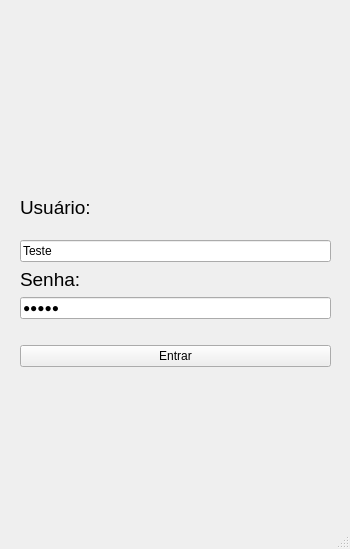
<?xml version="1.0" encoding="UTF-8"?>
<ui version="4.0">
 <class>Login</class>
 <widget class="QMainWindow" name="Login">
  <property name="geometry">
   <rect>
    <x>0</x>
    <y>0</y>
    <width>350</width>
    <height>549</height>
   </rect>
  </property>
  <property name="minimumSize">
   <size>
    <width>350</width>
    <height>549</height>
   </size>
  </property>
  <property name="maximumSize">
   <size>
    <width>350</width>
    <height>549</height>
   </size>
  </property>
  <property name="windowTitle">
   <string>To-Do</string>
  </property>
  <property name="windowIcon">
   <iconset resource="Imagens.qrc">
    <normaloff>:/new/IMG/Imagens/Icone Sem Fundopng.png</normaloff>:/new/IMG/Imagens/Icone Sem Fundopng.png</iconset>
  </property>
  <widget class="QWidget" name="centralwidget">
   <widget class="QLabel" name="label_4">
    <property name="geometry">
     <rect>
      <x>90</x>
      <y>30</y>
      <width>161</width>
      <height>151</height>
     </rect>
    </property>
    <property name="text">
     <string/>
    </property>
    <property name="pixmap">
     <pixmap resource="Imagens.qrc">:/new/IMG/Imagens/Icone Sem Fundopng.png</pixmap>
    </property>
    <property name="scaledContents">
     <bool>true</bool>
    </property>
   </widget>
   <widget class="QWidget" name="layoutWidget">
    <property name="geometry">
     <rect>
      <x>20</x>
      <y>180</y>
      <width>311</width>
      <height>187</height>
     </rect>
    </property>
    <layout class="QVBoxLayout" name="verticalLayout_3">
     <item>
      <layout class="QVBoxLayout" name="verticalLayout">
       <item>
        <widget class="QLabel" name="label">
         <property name="font">
          <font>
           <pointsize>14</pointsize>
          </font>
         </property>
         <property name="text">
          <string>Usuário:</string>
         </property>
        </widget>
       </item>
       <item>
        <widget class="QLineEdit" name="txtLogin">
         <property name="text">
          <string>Teste</string>
         </property>
        </widget>
       </item>
      </layout>
     </item>
     <item>
      <layout class="QVBoxLayout" name="verticalLayout_2">
       <item>
        <widget class="QLabel" name="label_2">
         <property name="font">
          <font>
           <pointsize>14</pointsize>
          </font>
         </property>
         <property name="text">
          <string>Senha:</string>
         </property>
        </widget>
       </item>
       <item>
        <widget class="QLineEdit" name="txtSenha">
         <property name="text">
          <string>Teste</string>
         </property>
         <property name="maxLength">
          <number>50</number>
         </property>
         <property name="echoMode">
          <enum>QLineEdit::EchoMode::PasswordEchoOnEdit</enum>
         </property>
        </widget>
       </item>
       <item>
        <spacer name="horizontalSpacer">
         <property name="orientation">
          <enum>Qt::Orientation::Horizontal</enum>
         </property>
         <property name="sizeHint" stdset="0">
          <size>
           <width>40</width>
           <height>20</height>
          </size>
         </property>
        </spacer>
       </item>
       <item>
        <widget class="QPushButton" name="btnEntrar">
         <property name="text">
          <string>Entrar</string>
         </property>
        </widget>
       </item>
      </layout>
     </item>
    </layout>
   </widget>
  </widget>
  <widget class="QMenuBar" name="menubar">
   <property name="geometry">
    <rect>
     <x>0</x>
     <y>0</y>
     <width>350</width>
     <height>21</height>
    </rect>
   </property>
  </widget>
  <widget class="QStatusBar" name="statusbar"/>
 </widget>
 <resources>
  <include location="Imagens.qrc"/>
 </resources>
 <connections/>
</ui>
